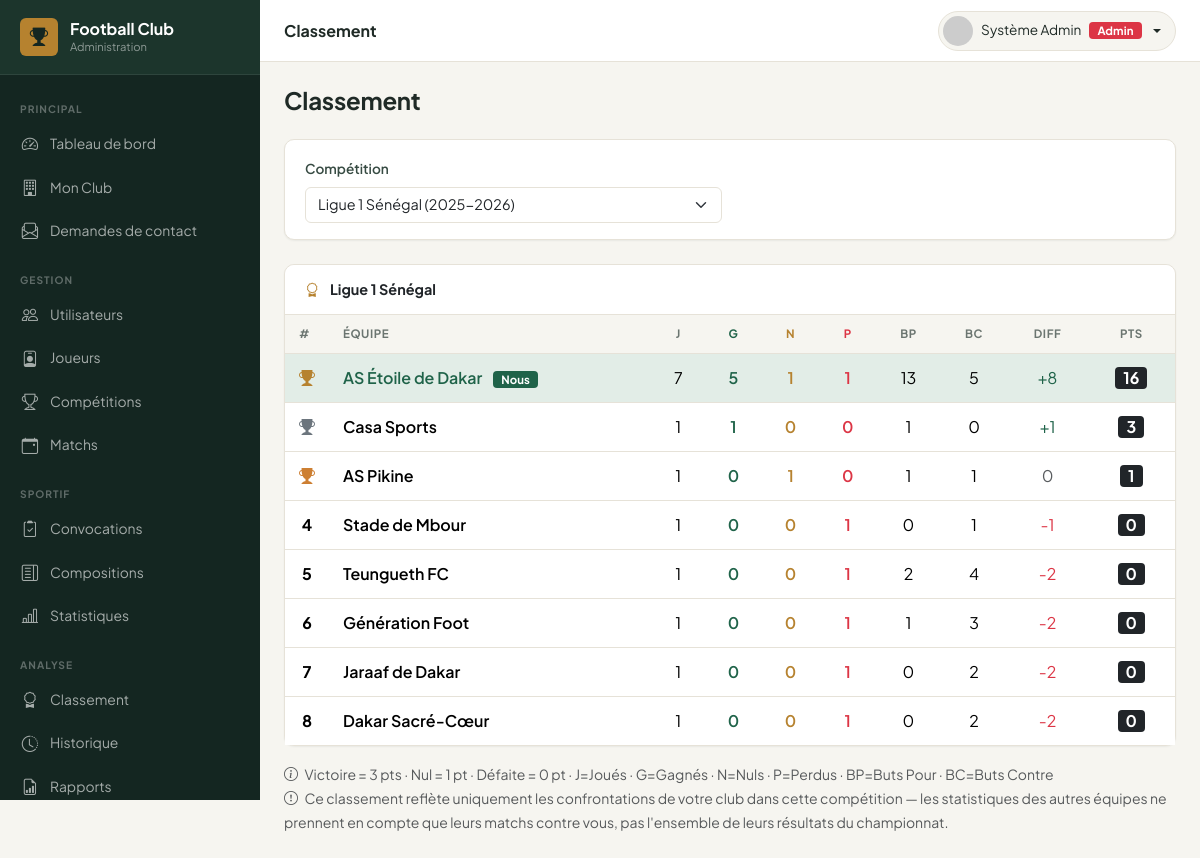
The page /admin/classement/index.php (signed in) on the database its author committed.
### tables this page shows
CREATE TABLE `competitions` (
  `id` int(11) NOT NULL AUTO_INCREMENT,
  `nom` varchar(150) NOT NULL,
  `type` enum('Championnat','Coupe','Amical','Tournoi') DEFAULT 'Championnat',
  `saison` varchar(20) DEFAULT NULL,
  `created_at` timestamp NOT NULL DEFAULT current_timestamp(),
  `updated_at` timestamp NOT NULL DEFAULT current_timestamp() ON UPDATE current_timestamp(),
  PRIMARY KEY (`id`)
);

CREATE TABLE `matchs` (
  `id` int(11) NOT NULL AUTO_INCREMENT,
  `competition_id` int(11) DEFAULT NULL,
  `date_match` date NOT NULL,
  `heure_match` time DEFAULT NULL,
  `stade` varchar(200) DEFAULT NULL,
  `adversaire` varchar(150) NOT NULL,
  `domicile_exterieur` enum('Domicile','Extérieur') DEFAULT 'Domicile',
  `score_equipe` tinyint(3) unsigned DEFAULT 0,
  `score_adverse` tinyint(3) unsigned DEFAULT 0,
  `statut` enum('Programmé','En cours','Terminé','Annulé','Reporté') DEFAULT 'Programmé',
  `notes` text DEFAULT NULL,
  `created_at` timestamp NOT NULL DEFAULT current_timestamp(),
  `updated_at` timestamp NOT NULL DEFAULT current_timestamp() ON UPDATE current_timestamp(),
  PRIMARY KEY (`id`),
  KEY `competition_id` (`competition_id`),
  CONSTRAINT `matchs_ibfk_1` FOREIGN KEY (`competition_id`) REFERENCES `competitions` (`id`) ON DELETE SET NULL
);

### admin/classement/index.php (the view, shortened to what this page needs)
<?php
require_once ROOT_PATH . '/includes/functions.php';
$pdo = getPDO();
$competitions = $pdo->query("SELECT * FROM competitions WHERE type='Championnat' ORDER BY nom")->fetchAll();
$compId = (int)($_GET['competition_id'] ?? ($competitions[0]['id'] ?? 0));
$classement = [];
if ($compId) {
    $matchs = $pdo->prepare("
        SELECT * FROM matchs
        WHERE competition_id = ? AND statut = 'Terminé'
        ORDER BY date_match
    ");
    $matchs->execute([$compId]);
    $matchs = $matchs->fetchAll();
    $equipeNom = $pdo->query("SELECT nom FROM clubs LIMIT 1")->fetchColumn() ?: 'Notre équipe';
    $table = [];
    foreach ($matchs as $m) {
        if (!isset($table[$equipeNom])) {
            $table[$equipeNom] = ['equipe'=>$equipeNom,'j'=>0,'g'=>0,'n'=>0,'p'=>0,'bp'=>0,'bc'=>0,'pts'=>0];
        }
        $adv = $m['adversaire'];
        if (!isset($table[$adv])) {
            $table[$adv] = ['equipe'=>$adv,'j'=>0,'g'=>0,'n'=>0,'p'=>0,'bp'=>0,'bc'=>0,'pts'=>0];
        }
        $se = (int)$m['score_equipe'];
        $sa = (int)$m['score_adverse'];
        $table[$equipeNom]['j']++;
        $table[$equipeNom]['bp'] += $se;
        $table[$equipeNom]['bc'] += $sa;
        $table[$adv]['j']++;
        $table[$adv]['bp'] += $sa;
        $table[$adv]['bc'] += $se;
        if ($se > $sa) {
            $table[$equipeNom]['g']++; $table[$equipeNom]['pts'] += 3;
            $table[$adv]['p']++;
        } elseif ($se < $sa) {
            $table[$adv]['g']++; $table[$adv]['pts'] += 3;
            $table[$equipeNom]['p']++;
        } else {
            $table[$equipeNom]['n']++; $table[$equipeNom]['pts']++;
            $table[$adv]['n']++;       $table[$adv]['pts']++;
        }
    }
    usort($table, fn($a,$b) => $b['pts'] <=> $a['pts']
        ?: ($b['bp']-$b['bc']) <=> ($a['bp']-$a['bc'])
        ?: $b['bp'] <=> $a['bp']);
    $classement = array_values($table);
}
require_once ROOT_PATH . '/admin/includes/header.php';
?>
<div class="d-flex align-items-center justify-content-between mb-4">
    <h4 class="fw-bold mb-0">Classement</h4>
</div>
<?php if ($competitions): ?>
<div class="card mb-4">
    <div class="card-body py-3">
        <form method="GET" class="row g-3 align-items-end">
            <div class="col-md-6">
                <label class="form-label fw-semibold">Compétition</label>
                <select name="competition_id" class="form-select" onchange="this.form.submit()">
                    <?php foreach ($competitions as $c): ?>
                        <option value="<?= $c['id'] ?>" <?= $compId===$c['id']?'selected':'' ?>>
                            <?= e($c['nom']) ?> <?= $c['saison'] ? '('.$c['saison'].')' : '' ?>
                        </option>
                    <?php endforeach; ?>
                </select>
            </div>
        </form>
    </div>
</div>
<?php endif; ?>
<div class="card table-card">
    <div class="card-header">
        <i class="bi bi-award me-2 text-warning"></i>
        <?php if ($compId): ?>
            <?= e($competitions[array_search($compId, array_column($competitions,'id'))]['nom'] ?? '') ?>
        <?php endif; ?>
    </div>
    <div class="card-body p-0 table-responsive">
        <?php if ($classement): ?>
        <table class="table mb-0">
            <thead><tr>
                <th style="width:40px">#</th>
                <th>Équipe</th>
                <th class="text-center">J</th>
                <th class="text-center text-success">G</th>
                <th class="text-center text-warning">N</th>
                <th class="text-center text-danger">P</th>
                <th class="text-center">BP</th>
                <th class="text-center">BC</th>
                <th class="text-center">Diff</th>
                <th class="text-center fw-bold">Pts</th>
            </tr></thead>
            <tbody>
            <?php $equipeNom = $pdo->query("SELECT nom FROM clubs LIMIT 1")->fetchColumn() ?: 'Notre équipe'; ?>
            <?php foreach ($classement as $i => $row): ?>
            <?php $isOurs = $row['equipe'] === $equipeNom; ?>
            <tr class="<?= $isOurs ? 'table-success' : '' ?>">
                <td class="text-center fw-bold">
                    <?php if ($i === 0): ?>
                        <i class="bi bi-trophy-fill text-warning"></i>
                    <?php elseif ($i === 1): ?>
                        <i class="bi bi-trophy-fill text-secondary"></i>
                    <?php elseif ($i === 2): ?>
                        <i class="bi bi-trophy-fill" style="color:#cd7f32"></i>
                    <?php else: ?>
                        <?= $i+1 ?>
                    <?php endif; ?>
                </td>
                <td>
                    <span class="fw-semibold<?= $isOurs ? ' text-success' : '' ?>">
                        <?= e($row['equipe']) ?>
                        <?php if ($isOurs): ?><span class="badge bg-success ms-2">Nous</span><?php endif; ?>
                    </span>
                </td>
                <td class="text-center"><?= $row['j'] ?></td>
                <td class="text-center text-success fw-semibold"><?= $row['g'] ?></td>
                <td class="text-center text-warning fw-semibold"><?= $row['n'] ?></td>
                <td class="text-center text-danger fw-semibold"><?= $row['p'] ?></td>
                <td class="text-center"><?= $row['bp'] ?></td>
                <td class="text-center"><?= $row['bc'] ?></td>
                <td class="text-center">
                    <?php $diff = $row['bp'] - $row['bc']; ?>
                    <span class="<?= $diff > 0 ? 'text-success' : ($diff < 0 ? 'text-danger' : 'text-muted') ?>">
                        <?= $diff > 0 ? '+' : '' ?><?= $diff ?>
                    </span>
                </td>
                <td class="text-center">
                    <span class="badge bg-dark fs-6"><?= $row['pts'] ?></span>
                </td>
            </tr>
            <?php endforeach; ?>
            </tbody>
        </table>
        <?php endif; ?>
    </div>
</div>
<?php if ($classement): ?>
<div class="mt-3">
    <small class="text-muted">
        <i class="bi bi-info-circle me-1"></i>
        Victoire = 3 pts · Nul = 1 pt · Défaite = 0 pt · J=Joués · G=Gagnés · N=Nuls · P=Perdus · BP=Buts Pour · BC=Buts Contre
    </small>
    <br>
    <small class="text-muted">
        <i class="bi bi-exclamation-circle me-1"></i>
        Ce classement reflète uniquement les confrontations de votre club dans cette compétition — les statistiques des autres équipes ne prennent en compte que leurs matchs contre vous, pas l'ensemble de leurs résultats du championnat.
    </small>
</div>
<?php endif; ?>
<?php require_once ROOT_PATH . '/admin/includes/footer.php'; ?>

### assets/css/style.css (style rules this page uses)
:root { --ink: #142621; --ink-2: #1c352c; --canvas: #f6f5f0; --paper: #ffffff; --pitch: #1f6349; --pitch-strong: #164a37; --pitch-rgb: 31,99,73; --gold: #b6822f; --gold-rgb: 182,130,47; --gold-soft: #ecdfc2; --text: #1f2a26; --text-muted: #6b7570; --line: #e6e2d8; --r-sm: 6px; --r-md: 10px; --r-lg: 14px; --shadow-sm: 0 1px 2px rgba(20,38,33,.06); --shadow-md: 0 6px 20px rgba(20,38,33,.08); --sidebar-bg: var(--ink); --sidebar-width: 260px; --topbar-h: 62px; --bs-success: var(--pitch); --bs-success-rgb: var(--pitch-rgb); --bs-success-bg-subtle: #e2ede7; --bs-success-border-subtle: #bcd8ca; --bs-success-text-emphasis: var(--pitch-strong); --bs-warning: var(--gold); --bs-warning-rgb: var(--gold-rgb); --bs-warning-bg-subtle: var(--gold-soft); --bs-warning-border-subtle: #d9c496; --bs-warning-text-emphasis: #7a5a1f; --bs-body-font-family: 'Plus Jakarta Sans', system-ui, -apple-system, sans-serif; --bs-border-radius: var(--r-md); --bs-border-radius-sm: var(--r-sm); --bs-border-radius-lg: var(--r-lg); }
:root { --fc-green: var(--pitch); --fc-green-dark: var(--ink); --fc-green-light: #4f9376; --fc-gold: var(--gold); }
* { -webkit-font-smoothing: antialiased; }
body { font-family: var(--bs-body-font-family); background: var(--canvas); color: var(--text); }
h1, h2, h3, h4, h5, h6 { letter-spacing: -.01em; }
.text-success { color: var(--pitch) !important; }
.card { border: 1px solid var(--line); border-radius: var(--r-md); box-shadow: var(--shadow-sm); }
.card-header { background: var(--paper); border-bottom: 1px solid var(--line); padding: 14px 20px; border-radius: var(--r-md) var(--r-md) 0 0 !important; font-weight: 700; font-size: .9rem; }
.card-body { padding: 20px; }
.table-card .table { margin: 0; }
.table thead th { background: var(--canvas); font-size: .72rem; font-weight: 700; text-transform: uppercase; letter-spacing: .05em; color: var(--text-muted); border-bottom: 1px solid var(--line); padding: 10px 14px; white-space: nowrap; }
.table tbody td { padding: 12px 14px; vertical-align: middle; border-bottom: 1px solid var(--line); }
.table tbody tr:last-child td { border-bottom: none; }
.table-success > * { --bs-table-bg: #e2ede7 !important; }
.form-label { font-weight: 600; font-size: .85rem; color: #374b43; }
.form-control, .form-select { border-radius: var(--r-sm); border-color: var(--line); font-size: .9rem; }
.badge { font-size: .71rem; font-weight: 700; padding: 3px 8px; border-radius: 4px; letter-spacing: .01em; }

### rows shown on the page
competitions: nom "Ligue 1 Sénégal"
matchs: equipe "AS Étoile de Dakar", shows "Nous", j "7", id "5", competition "1", bp "13", id "8", pts "16"
matchs: adversaire "Casa Sports", j "1", g "1", score_equipe "0", score_adverse "1", pts "3"
matchs: adversaire "Stade de Mbour", j "1", score_adverse "0", competition "1", score_equipe "1", diff "-1"
matchs: adversaire "Jaraaf de Dakar", j "1", score_adverse "0", competition "1", score_equipe "2", diff "-2"
matchs: adversaire "Dakar Sacré-Cœur", competition "1", score_adverse "0", score_equipe "2", diff "-2"

### other values the page prints
$pageTitle "Classement"
$label "Admin"
$row['equipe'] "AS Pikine"
$row['j'] "1"
$row['g'] "0"
$row['n'] "1"
$row['p'] "0"
$row['bp'] "1"
$row['bc'] "1"
$diff "0"
$row['pts'] "1"
$row['equipe'] "Teungueth FC"
$row['n'] "0"
$row['p'] "1"
$row['bp'] "2"
